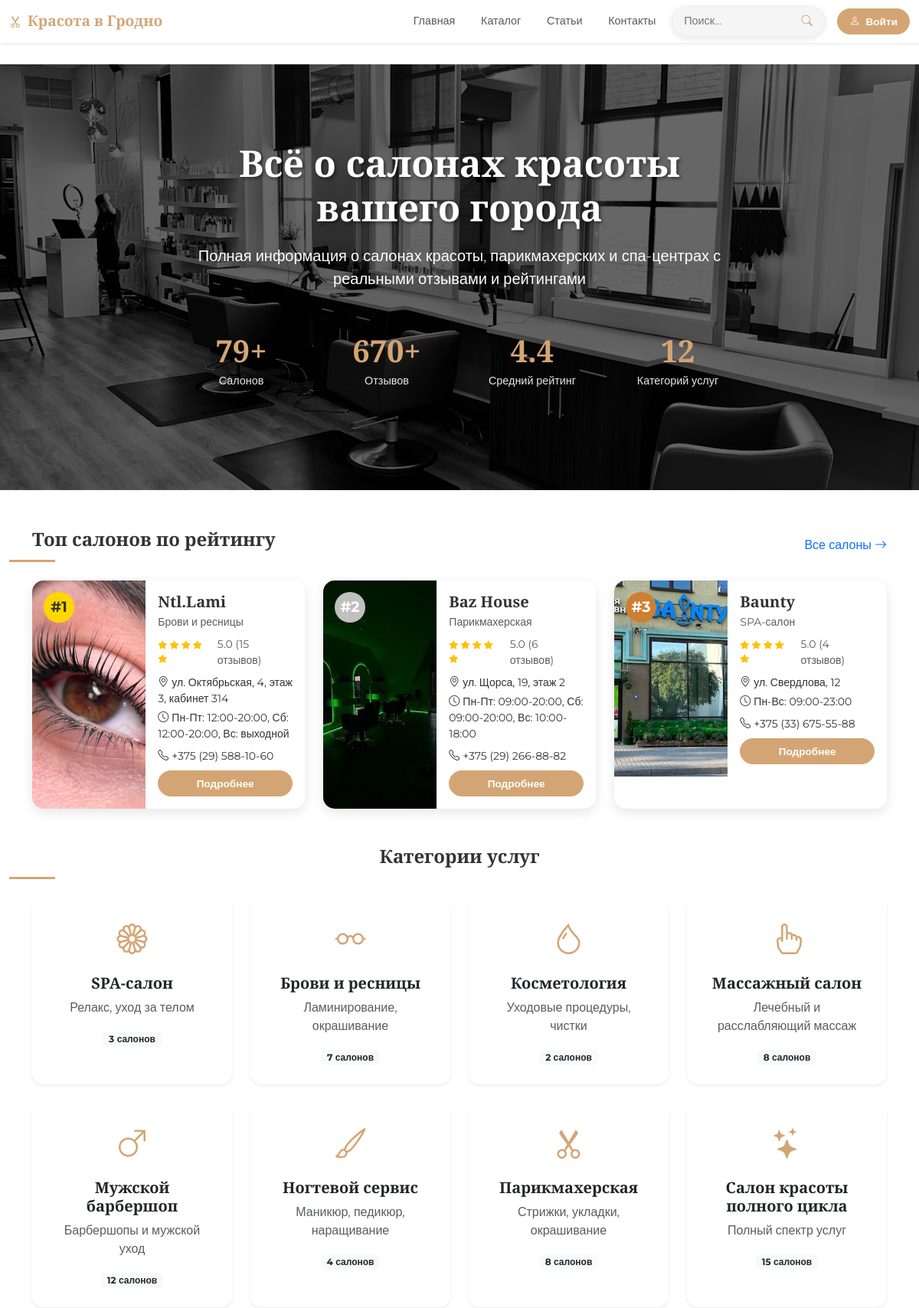
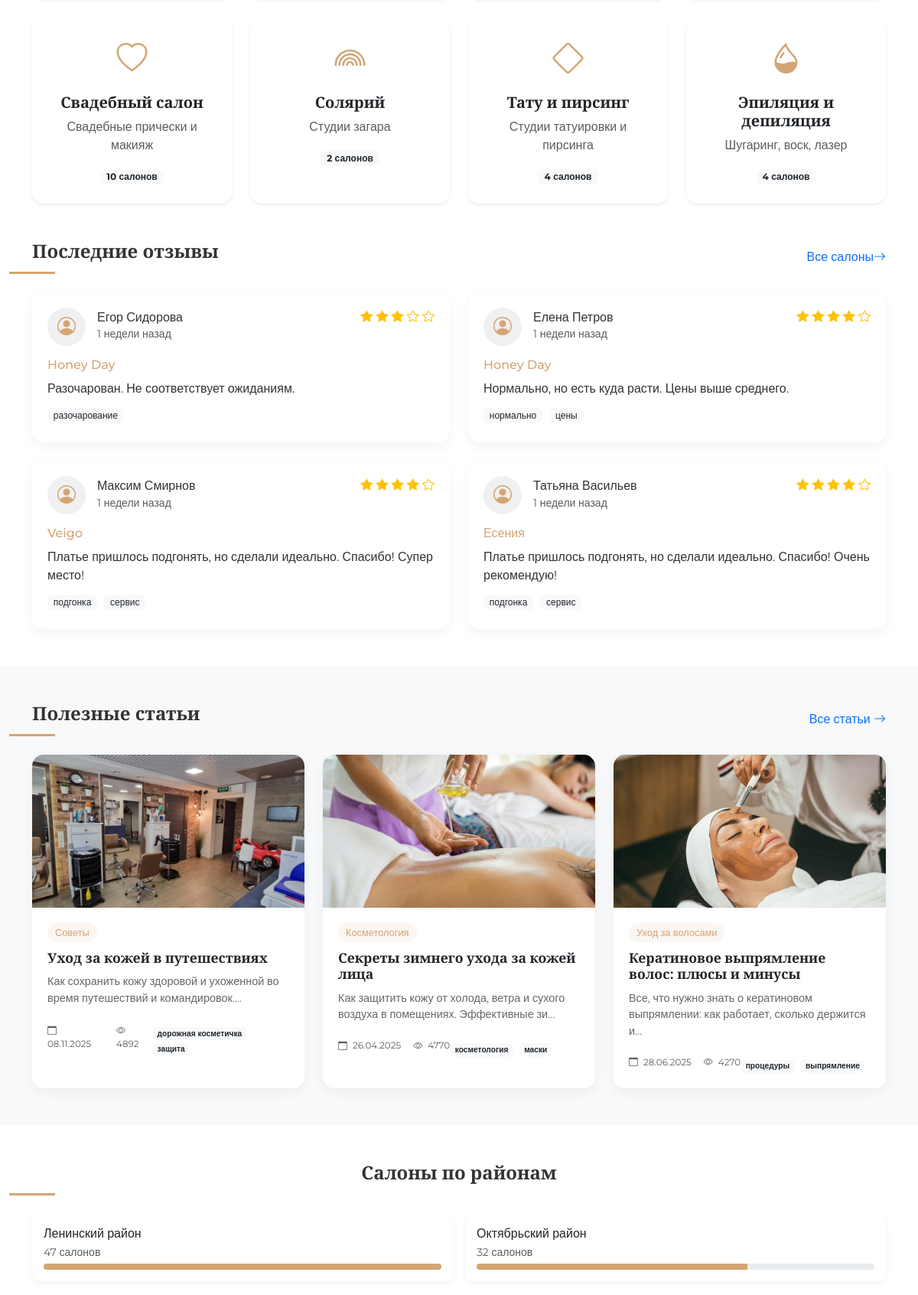
The page / (upper part) on the database its author committed (2 pictures, top to bottom).
### models.py (models this page shows)
class Salon(db.Model):
    __tablename__ = 'salons'
    id = db.Column(db.Integer, primary_key=True)
    name = db.Column(db.String(200))
    category = db.Column(db.String(100))
    description = db.Column(db.Text)
    address = db.Column(db.String(300))
    district = db.Column(db.String(100))
    phone = db.Column(db.String(20))
    working_hours = db.Column(db.String(200))
    rating = db.Column(db.Float, default=0.0)
    reviews_count = db.Column(db.Integer, default=0)
    is_verified = db.Column(db.Boolean, default=False)
    image_url = db.Column(db.String(300), default='/static/img/default.png')
    created_at = db.Column(db.DateTime, server_default=db.func.now())
    social_instagram = db.Column(db.String(300))
    social_vk = db.Column(db.String(300))
    social_facebook = db.Column(db.String(300))
    social_telegram = db.Column(db.String(300))
    services = db.relationship('Service', backref='salon', lazy=True, cascade='all, delete-orphan')
    reviews = db.relationship('Review', backref='salon', lazy=True, cascade='all, delete-orphan')

class Review(db.Model):
    __tablename__ = 'reviews'
    id = db.Column(db.Integer, primary_key=True)
    salon_id = db.Column(db.Integer, db.ForeignKey('salons.id'))
    author_name = db.Column(db.String(100))
    rating = db.Column(db.Integer)
    text = db.Column(db.Text)
    tags = db.Column(db.String(300))
    created_at = db.Column(db.DateTime, server_default=db.func.now())
    user_id = db.Column(db.Integer, db.ForeignKey('users.id'), nullable=True)
    user = db.relationship('User', backref='reviews', lazy=True)  # Добавлено

class BlogPost(db.Model):
    __tablename__ = 'blog_posts'
    id = db.Column(db.Integer, primary_key=True)
    title = db.Column(db.String(200), nullable=False)
    slug = db.Column(db.String(200), unique=True)
    excerpt = db.Column(db.String(500))
    content = db.Column(db.Text, nullable=False)
    author = db.Column(db.String(100), default='Администратор')
    image_url = db.Column(db.String(300), default='/static/img/default.png')
    category = db.Column(db.String(50))
    is_published = db.Column(db.Boolean, default=True)
    views_count = db.Column(db.Integer, default=0)
    created_at = db.Column(db.DateTime, default=datetime.now)
    updated_at = db.Column(db.DateTime, default=datetime.now, onupdate=datetime.now)
    comments = db.relationship('BlogComment', backref='post', lazy=True, cascade='all, delete-orphan')
    tags = db.relationship('BlogTag', secondary=post_tags, backref=db.backref('posts', lazy=True))

class BlogTag(db.Model):
    __tablename__ = 'blog_tags'
    id = db.Column(db.Integer, primary_key=True)
    name = db.Column(db.String(30), unique=True, nullable=False)
    slug = db.Column(db.String(30), unique=True)

### app.py (the view)
@app.route('/')
def home():
    total_salons = Salon.query.count()
    total_reviews = Review.query.count()
    total_categories = db.session.query(Salon.category).distinct().count()
    avg_rating = db.session.query(func.avg(Salon.rating)).scalar() or 0
    average_rating = round(avg_rating, 1)
    top_salons = Salon.query.order_by(
        Salon.rating.desc(),
        Salon.reviews_count.desc()
    ).limit(3).all()
    categories = db.session.query(
        Salon.category,
        func.count(Salon.id).label('count')
    ).group_by(Salon.category).all()
    categories_data = []
    for cat, count in categories:
        if cat:
            categories_data.append({
                "name": cat,
                "count": count
            })
    recent_reviews = Review.query.join(Salon).order_by(
        Review.created_at.desc()
    ).limit(4).all()
    blog_posts = BlogPost.query.filter(
        BlogPost.is_published == True
    ).order_by(
        BlogPost.views_count.desc()
    ).limit(3).all()
    districts = db.session.query(
        Salon.district,
        func.count(Salon.id).label('count')
    ).group_by(Salon.district).all()
    districts_data = []
    for dist, count in districts:
        if dist:
            districts_data.append({
                "name": dist,
                "count": count
            })
    max_district_count = max([d["count"] for d in districts_data]) if districts_data else 1
    return render_template('index.html',
        title="Красота в Гродно - Информационный ресурс о салонах красоты",
        stats={
            "total_salons": total_salons,
            "total_reviews": total_reviews,
            "average_rating": average_rating,
            "total_categories": total_categories
        },
        top_salons=top_salons,
        categories=categories_data,
        recent_reviews=recent_reviews,
        blog_posts=blog_posts,
        districts=districts_data,
        max_district_count=max_district_count
    )

### app.py (called while the page is built)
@app.context_processor
def inject_now():
    return {'now': datetime.now()}

@app.context_processor
def inject_user():
    user_favorites = []
    if current_user.is_authenticated:
        user_favorites = [s.id for s in current_user.favorite_salons.all()]
    return {
        'current_user': current_user,
        'user_favorites': user_favorites
    }

### templates/index.html (shortened to what this page needs)
{% extends "base.html" %} {% block content %}
<div class="container  py-1">
</div>
<section class="hero-section">
  <div class="container">
    <div
      class="row d-flex justify-content-center align-items-center text-center"
    >
      <div class="col-lg-8">
        <h1 class="hero-title">Всё о салонах красоты вашего города</h1>
        <p class="lead mb-4">
          Полная информация о салонах красоты, парикмахерских и спа-центрах
          с реальными отзывами и рейтингами
        </p>
        <div class="stats-container">
          <div class="row">
            <div class="col-6 col-md-3">
              <div class="stat-item">
                <h3 class="stat-number">{{ stats.total_salons }}+</h3>
                <p class="stat-label">Салонов</p>
              </div>
            </div>
            <div class="col-6 col-md-3">
              <div class="stat-item">
                <h3 class="stat-number">{{ stats.total_reviews }}+</h3>
                <p class="stat-label">Отзывов</p>
              </div>
            </div>
            <div class="col-6 col-md-3">
              <div class="stat-item">
                <h3 class="stat-number">{{ stats.average_rating }}</h3>
                <p class="stat-label">Средний рейтинг</p>
              </div>
            </div>
            <div class="col-6 col-md-3">
              <div class="stat-item">
                <h3 class="stat-number">{{ stats.total_categories }}</h3>
                <p class="stat-label">Категорий услуг</p>
              </div>
            </div>
          </div>
        </div>
      </div>
    </div>
  </div>
</section>
<section class="container mb-5">
  <div class="d-flex justify-content-between align-items-center mb-4">
    <h2 class="section-title mb-0">Топ салонов по рейтингу</h2>
    <a href="/catalog?sort_by=rating" class="text-decoration-none"
      >Все салоны <i class="bi bi-arrow-right"></i
    ></a>
  </div>
  <div class="row g-4">
    {% for salon in top_salons %}
    <div class="col-md-4">
      <div class="top-salon-card top-{{ loop.index }}">
        <div class="top-badge">#{{ loop.index }}</div>
        <div class="row g-0">
          <div class="col-md-5">
            <img src="{{ salon.image_url }}" class="top-salon-img" alt="{{ salon.name }}" />
          </div>
          <div class="col-md-7">
            <div class="p-3">
              <h5 class="mb-1">{{ salon.name }}</h5>
              <p class="text-muted small mb-2">{{ salon.category }}</p>
              <div class="d-flex align-items-center mb-2">
                <div class="rating rating-wrap me-2">
                  {% for i in range(5) %}
                    {% if i < salon.rating|int %}
                      <i class="bi bi-star-fill"></i>
                    {% elif i < salon.rating %}
                      <i class="bi bi-star-half"></i>
                    {% else %}
                      <i class="bi bi-star"></i>
                    {% endif %}
                  {% endfor %}
                </div>
                <span class="text-muted small">{{ "%.1f"|format(salon.rating) }} ({{ salon.reviews_count }} отзывов)</span>
              </div>
              <div class="salon-info">
                <p class="small mb-1">
                  <i class="bi bi-geo-alt me-1"></i>{{ salon.address }}
                </p>
                <p class="small mb-2">
                  <i class="bi bi-clock me-1"></i>{{ salon.working_hours }}
                </p>
                <p class="small mb-0">
                  <i class="bi bi-telephone me-1"></i>{{ salon.phone }}
                </p>
              </div>
              <a href="/catalog/{{ salon.id }}" class="btn btn-sm btn-beauty mt-2 w-100">Подробнее</a>
            </div>
          </div>
        </div>
      </div>
    </div>
    {% endfor %}
  </div>
</section>
<section class="container mb-5">
  <h2 class="section-title">Категории услуг</h2>
  <div class="row g-4">
    {% for category in categories %}
    <div class="col-md-3 col-sm-6">
      <a href="/catalog?category={{ category.name }}" class="text-decoration-none text-dark">
        <div class="category-card text-center p-4 shadow-sm">
          <div class="category-icon">
            {% if category.name == "Парикмахерская" %}
              <i class="bi bi-scissors"></i>
            {% elif category.name == "Ногтевой сервис" %}
              <i class="bi bi-brush"></i>
            {% elif category.name == "Косметология" %}
              <i class="bi bi-droplet"></i>
            {% elif category.name == "SPA-салон" %}
              <i class="bi bi-flower1"></i>
            {% elif category.name == "Брови и ресницы" %}
              <i class="bi bi-eyeglasses"></i>
            {% elif category.name == "Тату и пирсинг" %}
              <i class="bi bi-diamond"></i>
            {% elif category.name == "Мужской барбершоп" %}
              <i class="bi bi-gender-male"></i>
            {% elif category.name == "Солярий" %}
              <i class="bi bi-rainbow"></i>
            {% elif category.name == "Массажный салон" %}
              <i class="bi bi-hand-index"></i>
            {% elif category.name == "Эпиляция и депиляция" %}
              <i class="bi bi-droplet-half"></i>
            {% elif category.name == "Свадебный салон" %}
              <i class="bi bi-heart"></i>
            {% elif category.name == "Детская парикмахерская" %}
              <i class="bi bi-balloon"></i>
            {% elif category.name == "Салон красоты полного цикла" %}
              <i class="bi bi-stars"></i>
            {% else %}
              <i class="bi bi-shop"></i>
            {% endif %}
          </div>
          <h5>{{ category.name }}</h5>
          <p class="text-muted">
            {% if category.name == "Парикмахерская" %}
              Стрижки, укладки, окрашивание
            {% elif category.name == "Ногтевой сервис" %}
              Маникюр, педикюр, наращивание
            {% elif category.name == "Косметология" %}
              Уходовые процедуры, чистки
            {% elif category.name == "SPA-салон" %}
              Релакс, уход за телом
            {% elif category.name == "Брови и ресницы" %}
              Ламинирование, окрашивание
            {% elif category.name == "Тату и пирсинг" %}
              Студии татуировки и пирсинга
            {% elif category.name == "Мужской барбершоп" %}
              Барбершопы и мужской уход
            {% elif category.name == "Солярий" %}
              Студии загара
            {% elif category.name == "Массажный салон" %}
              Лечебный и расслабляющий массаж
            {% elif category.name == "Эпиляция и депиляция" %}
              Шугаринг, воск, лазер
            {% elif category.name == "Свадебный салон" %}
              Свадебные прически и макияж
            {% elif category.name == "Детская парикмахерская" %}
              Стрижки и укладки для детей
            {% elif category.name == "Салон красоты полного цикла" %}
              Полный спектр услуг
            {% else %}
              Различные услуги красоты
            {% endif %}
          </p>
          <span class="badge bg-light text-dark">{{ category.count }} салонов</span>
        </div>
      </a>
    </div>
    {% endfor %}
  </div>
</section>
<section class="container mb-5">
  <div class="d-flex justify-content-between align-items-center mb-4">
    <h2 class="section-title mb-0">Последние отзывы</h2>
    <a href="#" class="text-decoration-none"
      >Все салоны<i class="bi bi-arrow-right"></i
    ></a>
  </div>
  <div class="row g-4">
    {% for review in recent_reviews %}
    <div class="col-md-6">
      <div class="review-card">
        <div class="review-header">
          <div class="review-author">
            <div class="review-avatar">
              <i class="bi bi-person-circle"></i>
            </div>
            <div>
              <h6 class="mb-0">{{ review.author_name }}</h6>
              <small class="text-muted">
                {% set days_ago = (now - review.created_at).days %}
                {% if days_ago == 0 %}
                  сегодня
                {% elif days_ago == 1 %}
                  вчера
                {% elif days_ago < 7 %}
                  {{ days_ago }} дня назад
                {% elif days_ago < 30 %}
                  {{ (days_ago / 7)|int }} недели назад
                {% else %}
                  {{ (days_ago / 30)|int }} месяцев назад
                {% endif %}
              </small>
            </div>
          </div>
          <div class="rating">
            {% for i in range(5) %}
              {% if i < review.rating %}
                <i class="bi bi-star-fill"></i>
              {% else %}
                <i class="bi bi-star"></i>
              {% endif %}
            {% endfor %}
          </div>
        </div>
        <div class="review-body">
          <h6>{{ review.salon.name }}</h6>
          <p class="mb-2">{{ review.text }}</p>
          {% if review.tags %}
          <div class="review-tags">
            {% for tag in review.tags.split(', ') %}
              <span class="badge bg-light text-dark">{{ tag }}</span>
            {% endfor %}
          </div>
          {% endif %}
        </div>
      </div>
    </div>
    {% endfor %}
  </div>
</section>
<section class="bg-light py-5 mb-5">
  <div class="container">
    <div class="d-flex justify-content-between align-items-center mb-4">
      <h2 class="section-title mb-0">Полезные статьи</h2>
      <a href="/blog" class="text-decoration-none"
        >Все статьи <i class="bi bi-arrow-right"></i
      ></a>
    </div>
    <div class="row g-4">
      {% for post in blog_posts %}
      <div class="col-md-4">
        <a href="/blog/{{ post.slug }}" class="text-decoration-none text-dark">
          <div class="article-card">
            <img src="{{ post.image_url }}" class="article-img" alt="{{ post.title }}" />
            <div class="article-content">
              <span class="article-category">{{ post.category }}</span>
              <h5 class="article-title">{{ post.title }}</h5>
              <p class="article-excerpt">
                {{ post.excerpt[:80] }}...
              </p>
              <div class="article-meta">
                <small class="text-muted">
                  <i class="bi bi-calendar me-1"></i> {{ post.created_at.strftime('%d.%m.%Y') }}
                </small>
                <small class="text-muted ms-3">
                  <i class="bi bi-eye me-1"></i> {{ post.views_count }}
                </small>
                {% if post.tags %}
                <div class="mt-2">
                  {% for tag in post.tags[:2] %}
                    <span class="badge bg-light text-dark me-1">{{ tag.name }}</span>
                  {% endfor %}
                </div>
                {% endif %}
              </div>
            </div>
          </div>
        </a>
      </div>
      {% endfor %}
    </div>
  </div>
</section>
<section class="container mb-5">
  <h2 class="section-title">Салоны по районам</h2>
  <div class="row g-3">
    {% for district in districts %}
    <div class="col-md-6 col-sm-6">
      <a href="/catalog?district={{ district.name }}" class="text-decoration-none text-dark">
        <div class="district-card">
          <h6>{{ district.name }} район</h6>
          <p class="text-muted small mb-1">{{ district.count }} салонов</p>
          <div class="progress" style="height: 8px">
            {% set percentage = (district.count / max_district_count * 100)|int %}
            <div class="progress-bar" style="width: {{ percentage }}%"></div>
          </div>
        </div>
      </a>
    </div>
    {% endfor %}
  </div>
</section>
{% endblock %}

### rows shown on the page
Salon: image_url (picture), name "Ntl.Lami", category "Брови и ресницы", rating "5.0", reviews_count "15", address "ул. Октябрьская, 4, этаж 3, кабинет 314", working_hours "Пн-Пт: 12:00-20:00, Сб: 12:00-20:00, Вс: выходной", phone "+375 (29) 588-10-60"
Salon: image_url (picture), name "Baz House", category "Парикмахерская", rating "5.0", reviews_count "6", address "ул. Щорса, 19, этаж 2", working_hours "Пн-Пт: 09:00-20:00, Сб: 09:00-20:00, Вс: 10:00-18:00", phone "+375 (29) 266-88-82"
Salon: image_url (picture), name "Baunty", category "SPA-салон", rating "5.0", reviews_count "4", address "ул. Свердлова, 12", working_hours "Пн-Вс: 09:00-23:00", phone "+375 (33) 675-55-88"
Review: author_name "Егор Сидорова", rating 3 (drawn), salon.name "Honey Day", text "Разочарован. Не соответствует ожиданиям.", tags "разочарование"
Review: author_name "Елена Петров", rating 4 (drawn), salon.name "Honey Day", text "Нормально, но есть куда расти. Цены выше среднего.", tag "нормально" "цены"
Review: author_name "Максим Смирнов", rating 4 (drawn), salon.name "Veigo", text "Платье пришлось подгонять, но сделали идеально. Спасибо! Супер место!", tag "подгонка" "сервис"
Review: author_name "Татьяна Васильев", rating 4 (drawn), salon.name "Есения", text "Платье пришлось подгонять, но сделали идеально. Спасибо! Очень рекомендую!", tag "подгонка" "сервис"
BlogPost: image_url (picture), category "Советы", title "Уход за кожей в путешествиях", excerpt "Как сохранить кожу здоровой и ухоженной во время путешествий и командировок.", created_at "08.11.2025", views_count "4892"
BlogTag: name "дорожная косметичка"
BlogTag: name "защита"
BlogPost: image_url (picture), category "Косметология", title "Секреты зимнего ухода за кожей лица", excerpt "Как защитить кожу от холода, ветра и сухого воздуха в помещениях. Эффективные зи", created_at "26.04.2025", views_count "4770"
BlogTag: name "косметология"
BlogTag: name "маски"
BlogPost: image_url (picture), category "Уход за волосами", title "Кератиновое выпрямление волос: плюсы и минусы", excerpt "Все, что нужно знать о кератиновом выпрямлении: как работает, сколько держится и", created_at "28.06.2025", views_count "4270"
BlogTag: name "процедуры"
BlogTag: name "выпрямление"

### other values the page prints
{{ stats.total_salons }} "79"
{{ stats.total_reviews }} "670"
{{ stats.average_rating }} "4.4"
{{ stats.total_categories }} "12"
{{ category.name }} "SPA-салон" "Брови и ресницы" "Косметология" "Массажный салон" "Мужской барбершоп" "Ногтевой сервис" "Парикмахерская" "Салон красоты полного цикла" "Свадебный салон" "Солярий" "Тату и пирсинг" "Эпиляция и депиляция"
{{ category.count }} "3" "7" "2" "8" "12" "4" "8" "15" "10" "2" "4" "4"
{{ district.name }} "Ленинский" "Октябрьский"
{{ district.count }} "47" "32"
